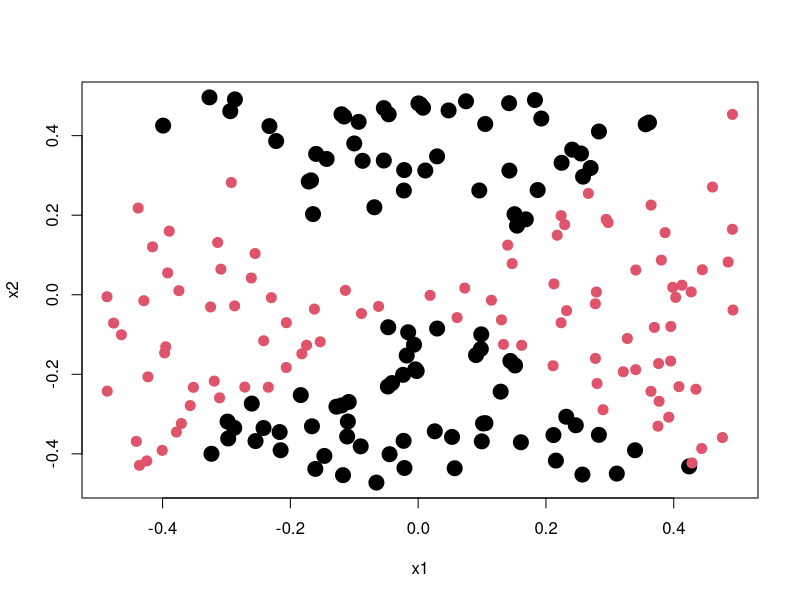
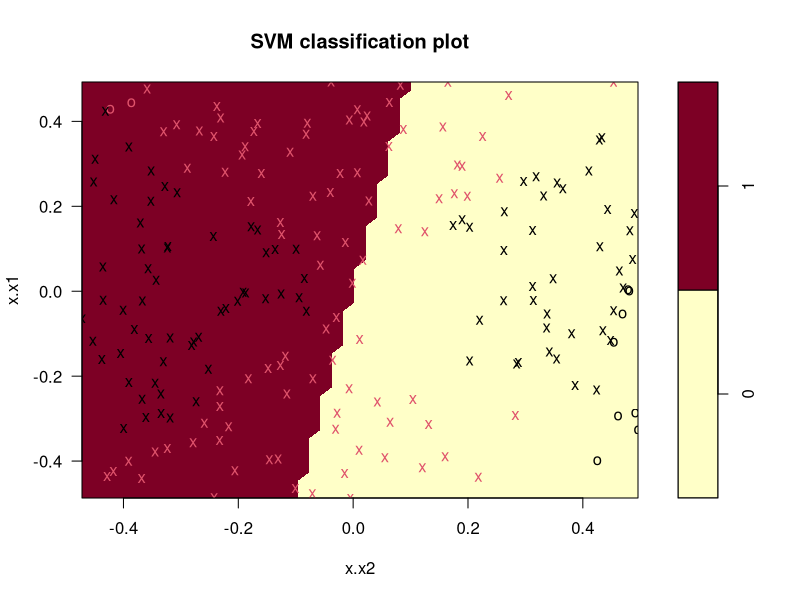
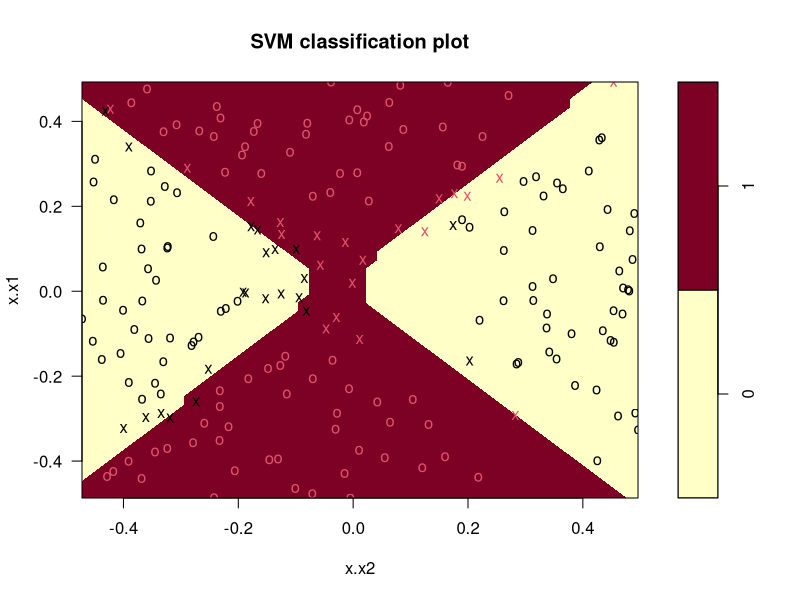
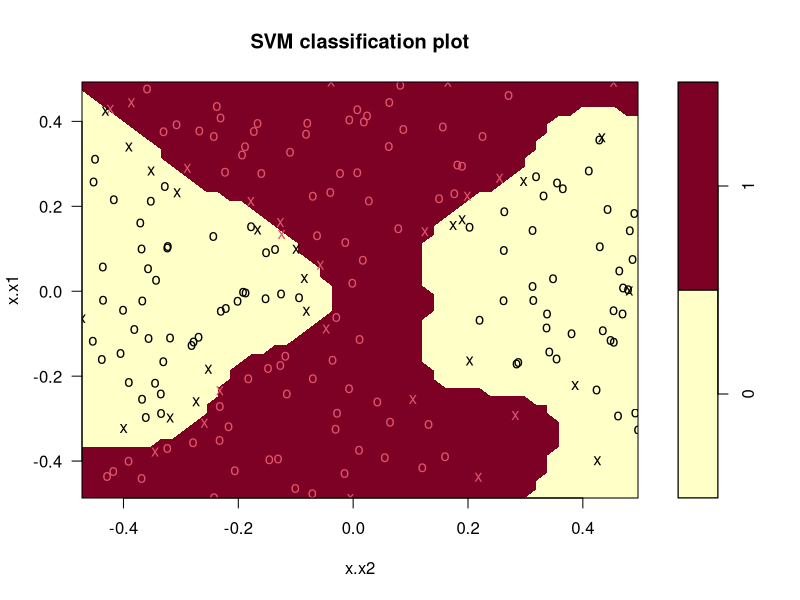

Reproduce these figures in R, in order.
###############################################################################
# Generate a data set:                                                        #
#   - n = 1000                                                                #
#   - p = 2                                                                   #
#                                                                             #
#   Which can be interpreted as a 2nd degree polynomial with 1000 data points.#
#   notice; x1^2-x2^2 which is, indeed, a second degree.                      # 
###############################################################################
set.seed(1)
x1=runif(1000)-0.5
x2=runif(1000)-0.5
y=1*(x1^2-x2^2>0)

###############################################################################
# Create a training data set with 200 random samples. Plot the training obser-#
# vations, colored according to their class labels. Your plot should display  #
# X1 on the x-axis, and X2 on the y-axis.                                     #
###############################################################################
set.seed(1)
x1=runif(200)-0.5
x2=runif(200)-0.5
y=1*(x1^2-x2^2>0)
plot(x1, x2, col=(y+1), pch=(y+19), cex=2)

# Prepare the data for the SVM
# Import the SVM library
install.packages("e1071")
library(e1071)

# Bind x1, x2 into a column matrix, print it out (optionally)
x = cbind(x1, x2)
x

# Create a dataframe, print it out (optionally)
dat = data.frame(x=x, y=as.factor(y))
dat

###############################################################################
# Fit a support vector classifier (tuned) to the data with X1 and X2 as predi-#
# ctors. Obtain a class prediction for each test observation. Plot the traini-#
# ng and test observations, colored according to the predicted class labels   #
#                                                                             #
# A note here:                                                                #
#    These data have a polynomial of order 2 relationship. A simpler linear   #
#    kernal is not going to be sufficient to correctly classify.              #
###############################################################################

# Tune the SVM, output the results
tl.out=tune(svm, y~., data=dat, kernel="linear", ranges=list(cost=10^(-4:4)))
summary(tl.out)
bestl = tl.out$best.model
plot(bestl, dat)


###############################################################################
# Fit a support vector classifier (tuned) using a polynomial kernel. Obtain a #
# class prediction for each training and test observation. Plot the training  #
# and test observations, colored according to predicted class labels.         #
###############################################################################

# Tune the SVM, output the results
tp.out=tune(svm, y~., data=dat, kernel="polynomial", ranges=list(cost=10^(-1:2), degree=(1:4)))
summary(tp.out)
bestp = tp.out$best.model
plot(bestp, dat)

###############################################################################
# Fit a support vector classifier (tuned) using a radial kernel. Obtain a     #
# class prediction for each training and test observation. Plot the training  #
# and test observations, colored according to predicted class labels.         #
###############################################################################

# Tune the SVM, output the results
tr.out=tune(svm, y~., data=dat, kernel="radial", ranges=list(cost=10^(-1:2), gamma=c(0.5, 1:4)))
summary(tr.out)
bestr = tr.out$best.model
plot(bestr, dat)


